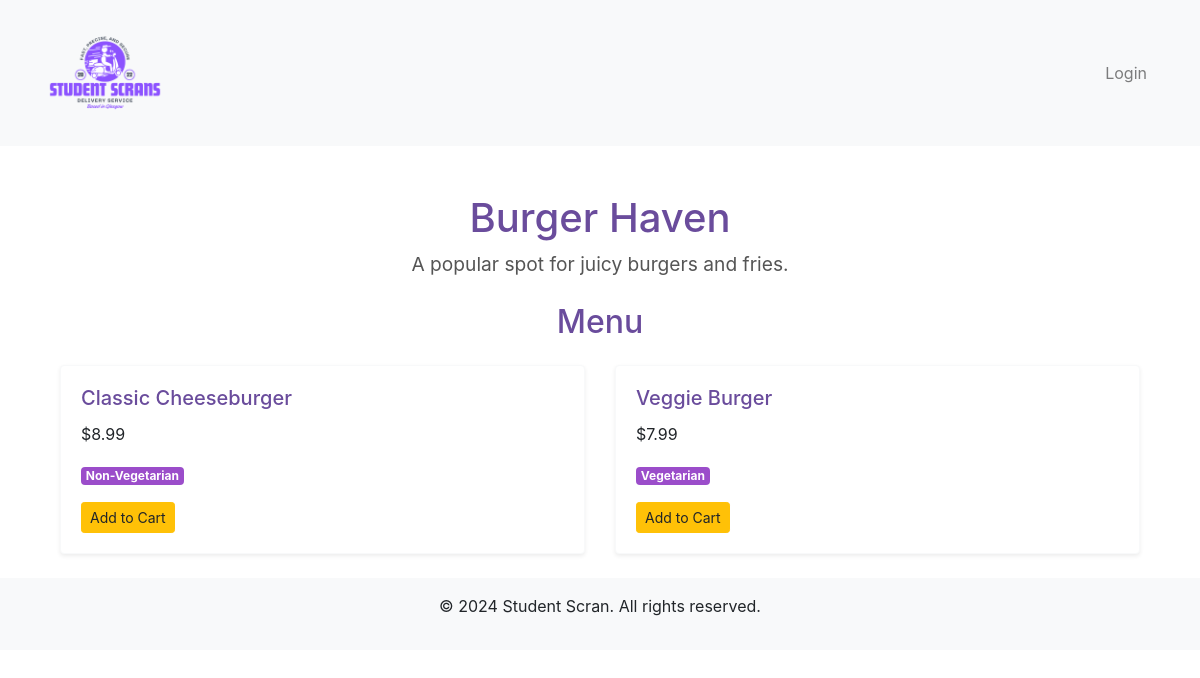
The app's page /restaurants/2/ with its own data.
### restaurants/models.py (models this page shows, shortened)
class Restaurant(models.Model):
    name = models.CharField(max_length=100)
    location = models.CharField(max_length=200)
    description = models.TextField(blank=True, null=True)

class MenuItem(models.Model):
    restaurant = models.ForeignKey(Restaurant, on_delete=models.CASCADE, related_name='menu_items')
    name = models.CharField(max_length=100)
    price = models.DecimalField(max_digits=6, decimal_places=2)
    dietary_tags = models.ManyToManyField(DietaryTag, blank=True)

class DietaryTag(models.Model):
    name = models.CharField(max_length=50, unique=True)

### restaurants/views.py (the view)
# urls.py: path('restaurants/<int:restaurant_id>/', restaurant_detail, name='restaurant_detail'),
def restaurant_detail(request, restaurant_id):
    restaurant = get_object_or_404(Restaurant, id=restaurant_id)
    menu_items = MenuItem.objects.filter(restaurant=restaurant)
    return render(request, 'restaurants/restaurant_detail.html', {'restaurant': restaurant, 'menu_items': menu_items})

### templates/restaurants/restaurant_detail.html (shortened to what this page needs)
{% extends 'base.html' %}
{% load static %}
{% block content %}
<div class="container mt-5">
    <h1 class="text-center" style="color: #6a4c9c;">{{ restaurant.name }}</h1>
    <p class="text-center" style="font-size: 1.2rem; color: #555;">{{ restaurant.description }}</p>
    <h2 class="text-center my-4" style="color: #6a4c9c;">Menu</h2>
    <div class="row">
        {% for item in menu_items %}
        <div class="col-md-6 mb-4">
            <div class="card shadow-sm border-light">
                <div class="card-body">
                    <h5 class="card-title" style="color: #6a4c9c;">{{ item.name }}</h5>
                    <p class="card-text">${{ item.price }}</p>
                    <p class="card-text">
                        {% for tag in item.dietary_tags.all %}
                        <span class="badge" style="background-color: #9b4dca; color: white;">{{ tag.name }}</span>
                        {% endfor %}
                    </p>
                    <form action="{% url 'add_to_cart' item.id %}" method="POST">
                        <button type="submit" class="btn btn-warning btn-sm">Add to Cart</button>
                    </form>
                </div>
            </div>
        </div>
        {% endfor %}
    </div>
</div>
{% endblock %}

### records on screen
Restaurant: name "Burger Haven", description "A popular spot for juicy burgers and fries."
MenuItem: name "Classic Cheeseburger", price "8.99"
DietaryTag: name "Non-Vegetarian"
MenuItem: name "Veggie Burger", price "7.99"
DietaryTag: name "Vegetarian"
